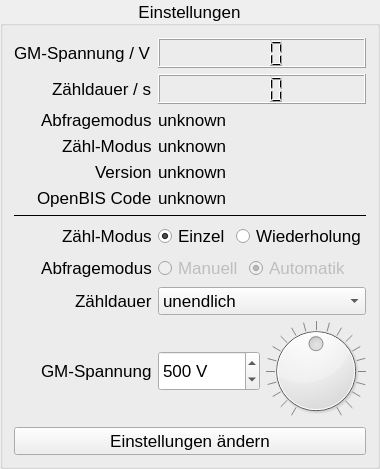
       <widget class="QGroupBox" name="settings">
        <property name="sizePolicy">
         <sizepolicy hsizetype="Minimum" vsizetype="Preferred">
          <horstretch>0</horstretch>
          <verstretch>0</verstretch>
         </sizepolicy>
        </property>
        <property name="maximumSize">
         <size>
          <width>1000</width>
          <height>16777215</height>
         </size>
        </property>
        <property name="font">
         <font>
          <pointsize>13</pointsize>
         </font>
        </property>
        <property name="title">
         <string>Einstellungen</string>
        </property>
        <property name="alignment">
         <set>Qt::AlignmentFlag::AlignCenter</set>
        </property>
        <layout class="QFormLayout" name="formLayout">
         <property name="sizeConstraint">
          <enum>QLayout::SizeConstraint::SetMinimumSize</enum>
         </property>
         <property name="fieldGrowthPolicy">
          <enum>QFormLayout::FieldGrowthPolicy::ExpandingFieldsGrow</enum>
         </property>
         <property name="labelAlignment">
          <set>Qt::AlignmentFlag::AlignRight|Qt::AlignmentFlag::AlignTrailing|Qt::AlignmentFlag::AlignVCenter</set>
         </property>
         <property name="formAlignment">
          <set>Qt::AlignmentFlag::AlignLeading|Qt::AlignmentFlag::AlignLeft|Qt::AlignmentFlag::AlignTop</set>
         </property>
         <property name="topMargin">
          <number>12</number>
         </property>
         <item row="0" column="0">
          <widget class="QLabel" name="label_8">
           <property name="text">
            <string>GM-Spannung / V</string>
           </property>
          </widget>
         </item>
         <item row="0" column="1">
          <widget class="QLCDNumber" name="cVoltage">
           <property name="sizePolicy">
            <sizepolicy hsizetype="MinimumExpanding" vsizetype="Minimum">
             <horstretch>0</horstretch>
             <verstretch>0</verstretch>
            </sizepolicy>
           </property>
           <property name="minimumSize">
            <size>
             <width>0</width>
             <height>30</height>
            </size>
           </property>
           <property name="toolTip">
            <string>Aktuelle GM-Spannung</string>
           </property>
           <property name="digitCount">
            <number>3</number>
           </property>
          </widget>
         </item>
         <item row="1" column="0">
          <widget class="QLabel" name="label_9">
           <property name="text">
            <string>Zähldauer / s</string>
           </property>
          </widget>
         </item>
         <item row="1" column="1">
          <widget class="QLCDNumber" name="cDuration">
           <property name="sizePolicy">
            <sizepolicy hsizetype="MinimumExpanding" vsizetype="Minimum">
             <horstretch>0</horstretch>
             <verstretch>0</verstretch>
            </sizepolicy>
           </property>
           <property name="minimumSize">
            <size>
             <width>0</width>
             <height>30</height>
            </size>
           </property>
           <property name="toolTip">
            <string>Aktuelle eingestellte Zähldauer. 999 für unendllich</string>
           </property>
           <property name="digitCount">
            <number>3</number>
           </property>
          </widget>
         </item>
         <item row="2" column="0">
          <widget class="QLabel" name="query_label">
           <property name="sizePolicy">
            <sizepolicy hsizetype="Preferred" vsizetype="Minimum">
             <horstretch>0</horstretch>
             <verstretch>0</verstretch>
            </sizepolicy>
           </property>
           <property name="text">
            <string>Abfragemodus</string>
           </property>
          </widget>
         </item>
         <item row="2" column="1">
          <widget class="QLabel" name="cQueryMode">
           <property name="sizePolicy">
            <sizepolicy hsizetype="MinimumExpanding" vsizetype="Minimum">
             <horstretch>0</horstretch>
             <verstretch>0</verstretch>
            </sizepolicy>
           </property>
           <property name="minimumSize">
            <size>
             <width>0</width>
             <height>20</height>
            </size>
           </property>
           <property name="toolTip">
            <string>Aktuell eingestellter Abfragemodus der Zählergebnisse</string>
           </property>
           <property name="text">
            <string>unknown</string>
           </property>
          </widget>
         </item>
         <item row="3" column="0">
          <widget class="QLabel" name="label_12">
           <property name="sizePolicy">
            <sizepolicy hsizetype="Preferred" vsizetype="Minimum">
             <horstretch>0</horstretch>
             <verstretch>0</verstretch>
            </sizepolicy>
           </property>
           <property name="minimumSize">
            <size>
             <width>0</width>
             <height>20</height>
            </size>
           </property>
           <property name="text">
            <string>Zähl-Modus</string>
           </property>
          </widget>
         </item>
         <item row="3" column="1">
          <widget class="QLabel" name="cMode">
           <property name="sizePolicy">
            <sizepolicy hsizetype="MinimumExpanding" vsizetype="Minimum">
             <horstretch>0</horstretch>
             <verstretch>0</verstretch>
            </sizepolicy>
           </property>
           <property name="minimumSize">
            <size>
             <width>0</width>
             <height>20</height>
            </size>
           </property>
           <property name="toolTip">
            <string>Aktuell eingestellter Zählmodus</string>
           </property>
           <property name="text">
            <string>unknown</string>
           </property>
          </widget>
         </item>
         <item row="4" column="0">
          <widget class="QLabel" name="label">
           <property name="sizePolicy">
            <sizepolicy hsizetype="Preferred" vsizetype="Minimum">
             <horstretch>0</horstretch>
             <verstretch>0</verstretch>
            </sizepolicy>
           </property>
           <property name="minimumSize">
            <size>
             <width>0</width>
             <height>20</height>
            </size>
           </property>
           <property name="text">
            <string>Version</string>
           </property>
          </widget>
         </item>
         <item row="4" column="1">
          <widget class="QLabel" name="cVersion">
           <property name="sizePolicy">
            <sizepolicy hsizetype="MinimumExpanding" vsizetype="Minimum">
             <horstretch>0</horstretch>
             <verstretch>0</verstretch>
            </sizepolicy>
           </property>
           <property name="minimumSize">
            <size>
             <width>0</width>
             <height>20</height>
            </size>
           </property>
           <property name="toolTip">
            <string>GM-Zähler Firmware</string>
           </property>
           <property name="text">
            <string>unknown</string>
           </property>
          </widget>
         </item>
         <item row="5" column="0">
          <widget class="QLabel" name="label_11">
           <property name="text">
            <string>OpenBIS Code</string>
           </property>
          </widget>
         </item>
         <item row="6" column="0" colspan="2">
          <widget class="Line" name="line_3">
           <property name="frameShadow">
            <enum>QFrame::Shadow::Plain</enum>
           </property>
           <property name="lineWidth">
            <number>1</number>
           </property>
           <property name="orientation">
            <enum>Qt::Orientation::Horizontal</enum>
           </property>
          </widget>
         </item>
         <item row="7" column="0">
          <widget class="QLabel" name="mode_label">
           <property name="sizePolicy">
            <sizepolicy hsizetype="Preferred" vsizetype="Minimum">
             <horstretch>0</horstretch>
             <verstretch>0</verstretch>
            </sizepolicy>
           </property>
           <property name="text">
            <string>Zähl-Modus</string>
           </property>
          </widget>
         </item>
         <item row="7" column="1">
          <layout class="QHBoxLayout" name="sMode">
           <property name="sizeConstraint">
            <enum>QLayout::SizeConstraint::SetMinimumSize</enum>
           </property>
           <property name="rightMargin">
            <number>0</number>
           </property>
           <item>
            <widget class="QRadioButton" name="sModeSingle">
             <property name="sizePolicy">
              <sizepolicy hsizetype="Minimum" vsizetype="Minimum">
               <horstretch>0</horstretch>
               <verstretch>0</verstretch>
              </sizepolicy>
             </property>
             <property name="toolTip">
              <string>&lt;html&gt;&lt;head/&gt;&lt;body&gt;&lt;p&gt;Stoppt die Messung nach Ablauf Zähldauer&lt;/p&gt;&lt;/body&gt;&lt;/html&gt;</string>
             </property>
             <property name="text">
              <string>Einzel</string>
             </property>
             <property name="checked">
              <bool>true</bool>
             </property>
             <attribute name="buttonGroup">
              <string notr="true">groupMode</string>
             </attribute>
            </widget>
           </item>
           <item>
            <widget class="QRadioButton" name="sModeMulti">
             <property name="sizePolicy">
              <sizepolicy hsizetype="Maximum" vsizetype="Minimum">
               <horstretch>0</horstretch>
               <verstretch>0</verstretch>
              </sizepolicy>
             </property>
             <property name="toolTip">
              <string>&lt;html&gt;&lt;head/&gt;&lt;body&gt;&lt;p&gt;Wiederholt die Messung automatisch nach Ablauf Zähldauer&lt;/p&gt;&lt;/body&gt;&lt;/html&gt;</string>
             </property>
             <property name="text">
              <string>Wiederholung</string>
             </property>
             <attribute name="buttonGroup">
              <string notr="true">groupMode</string>
             </attribute>
            </widget>
           </item>
          </layout>
         </item>
         <item row="8" column="0">
          <widget class="QLabel" name="label_10">
           <property name="sizePolicy">
            <sizepolicy hsizetype="Preferred" vsizetype="Minimum">
             <horstretch>0</horstretch>
             <verstretch>0</verstretch>
            </sizepolicy>
           </property>
           <property name="minimumSize">
            <size>
             <width>0</width>
             <height>20</height>
            </size>
           </property>
           <property name="text">
            <string>Abfragemodus</string>
           </property>
           <property name="alignment">
            <set>Qt::AlignmentFlag::AlignCenter</set>
           </property>
          </widget>
         </item>
         <item row="8" column="1">
          <layout class="QHBoxLayout" name="sQueryMode">
           <property name="sizeConstraint">
            <enum>QLayout::SizeConstraint::SetMaximumSize</enum>
           </property>
           <item>
            <widget class="QRadioButton" name="sQModeMan">
             <property name="enabled">
              <bool>false</bool>
             </property>
             <property name="sizePolicy">
              <sizepolicy hsizetype="Minimum" vsizetype="Minimum">
               <horstretch>0</horstretch>
               <verstretch>0</verstretch>
              </sizepolicy>
             </property>
             <property name="text">
              <string>Manuell</string>
             </property>
             <property name="checked">
              <bool>false</bool>
             </property>
             <attribute name="buttonGroup">
              <string notr="true">groupQMode</string>
             </attribute>
            </widget>
           </item>
           <item>
            <widget class="QRadioButton" name="sQModeAuto">
             <property name="enabled">
              <bool>false</bool>
             </property>
             <property name="sizePolicy">
              <sizepolicy hsizetype="MinimumExpanding" vsizetype="Minimum">
               <horstretch>0</horstretch>
               <verstretch>0</verstretch>
              </sizepolicy>
             </property>
             <property name="text">
              <string>Automatik</string>
             </property>
             <property name="checked">
              <bool>true</bool>
             </property>
             <attribute name="buttonGroup">
              <string notr="true">groupQMode</string>
             </attribute>
            </widget>
           </item>
          </layout>
         </item>
         <item row="9" column="0">
          <widget class="QLabel" name="duration_label">
           <property name="sizePolicy">
            <sizepolicy hsizetype="Preferred" vsizetype="MinimumExpanding">
             <horstretch>0</horstretch>
             <verstretch>0</verstretch>
            </sizepolicy>
           </property>
           <property name="text">
            <string>Zähldauer</string>
           </property>
          </widget>
         </item>
         <item row="9" column="1">
          <widget class="QComboBox" name="sDuration">
           <property name="sizePolicy">
            <sizepolicy hsizetype="Expanding" vsizetype="Maximum">
             <horstretch>0</horstretch>
             <verstretch>0</verstretch>
            </sizepolicy>
           </property>
           <property name="toolTip">
            <string>Wie lange der Zähler misst</string>
           </property>
           <item>
            <property name="text">
             <string comment="f0">unendlich</string>
            </property>
           </item>
           <item>
            <property name="text">
             <string comment="f1">1 Sekunde</string>
            </property>
           </item>
           <item>
            <property name="text">
             <string comment="f2">10 Sekunden</string>
            </property>
           </item>
           <item>
            <property name="text">
             <string comment="f3">60 Sekunden</string>
            </property>
           </item>
           <item>
            <property name="text">
             <string comment="f4">100 Sekunden</string>
            </property>
           </item>
           <item>
            <property name="text">
             <string comment="f5">300 Sekunden</string>
            </property>
           </item>
          </widget>
         </item>
         <item row="10" column="0">
          <widget class="QLabel" name="volt_label">
           <property name="sizePolicy">
            <sizepolicy hsizetype="Preferred" vsizetype="Maximum">
             <horstretch>0</horstretch>
             <verstretch>0</verstretch>
            </sizepolicy>
           </property>
           <property name="minimumSize">
            <size>
             <width>0</width>
             <height>100</height>
            </size>
           </property>
           <property name="maximumSize">
            <size>
             <width>16777215</width>
             <height>100</height>
            </size>
           </property>
           <property name="toolTip">
            <string>Spannung des Geiger-Müller Zählrohrs</string>
           </property>
           <property name="text">
            <string>GM-Spannung</string>
           </property>
          </widget>
         </item>
         <item row="10" column="1">
          <layout class="QHBoxLayout" name="sVolt">
           <property name="sizeConstraint">
            <enum>QLayout::SizeConstraint::SetMinimumSize</enum>
           </property>
           <property name="rightMargin">
            <number>0</number>
           </property>
           <item>
            <widget class="QSpinBox" name="sVoltage">
             <property name="sizePolicy">
              <sizepolicy hsizetype="Expanding" vsizetype="Fixed">
               <horstretch>0</horstretch>
               <verstretch>0</verstretch>
              </sizepolicy>
             </property>
             <property name="minimumSize">
              <size>
               <width>0</width>
               <height>40</height>
              </size>
             </property>
             <property name="buttonSymbols">
              <enum>QAbstractSpinBox::ButtonSymbols::UpDownArrows</enum>
             </property>
             <property name="suffix">
              <string> V</string>
             </property>
             <property name="minimum">
              <number>300</number>
             </property>
             <property name="maximum">
              <number>700</number>
             </property>
             <property name="singleStep">
              <number>10</number>
             </property>
             <property name="value">
              <number>500</number>
             </property>
            </widget>
           </item>
           <item>
            <widget class="QDial" name="voltDial">
             <property name="sizePolicy">
              <sizepolicy hsizetype="MinimumExpanding" vsizetype="Minimum">
               <horstretch>0</horstretch>
               <verstretch>0</verstretch>
              </sizepolicy>
             </property>
             <property name="minimumSize">
              <size>
               <width>100</width>
               <height>100</height>
              </size>
             </property>
             <property name="maximumSize">
              <size>
               <width>100</width>
               <height>100</height>
              </size>
             </property>
             <property name="minimum">
              <number>300</number>
             </property>
             <property name="maximum">
              <number>700</number>
             </property>
             <property name="singleStep">
              <number>5</number>
             </property>
             <property name="value">
              <number>500</number>
             </property>
             <property name="wrapping">
              <bool>false</bool>
             </property>
             <property name="notchesVisible">
              <bool>true</bool>
             </property>
            </widget>
           </item>
          </layout>
         </item>
         <item row="11" column="0" colspan="2">
          <widget class="QPushButton" name="buttonSetting">
           <property name="enabled">
            <bool>true</bool>
           </property>
           <property name="text">
            <string>Einstellungen ändern</string>
           </property>
           <property name="autoDefault">
            <bool>false</bool>
           </property>
           <property name="default">
            <bool>false</bool>
           </property>
          </widget>
         </item>
         <item row="5" column="1">
          <widget class="QLabel" name="cOpenbis">
           <property name="text">
            <string>unknown</string>
           </property>
          </widget>
         </item>
        </layout>
        <zorder>label_10</zorder>
        <zorder>label_8</zorder>
        <zorder>cVoltage</zorder>
        <zorder>label_9</zorder>
        <zorder>cDuration</zorder>
        <zorder>query_label</zorder>
        <zorder>cQueryMode</zorder>
        <zorder>label_12</zorder>
        <zorder>cMode</zorder>
        <zorder>label</zorder>
        <zorder>cVersion</zorder>
        <zorder>line_3</zorder>
        <zorder>mode_label</zorder>
        <zorder>duration_label</zorder>
        <zorder>sDuration</zorder>
        <zorder>volt_label</zorder>
        <zorder>buttonSetting</zorder>
        <zorder>label_11</zorder>
        <zorder>cOpenbis</zorder>
       </widget>
